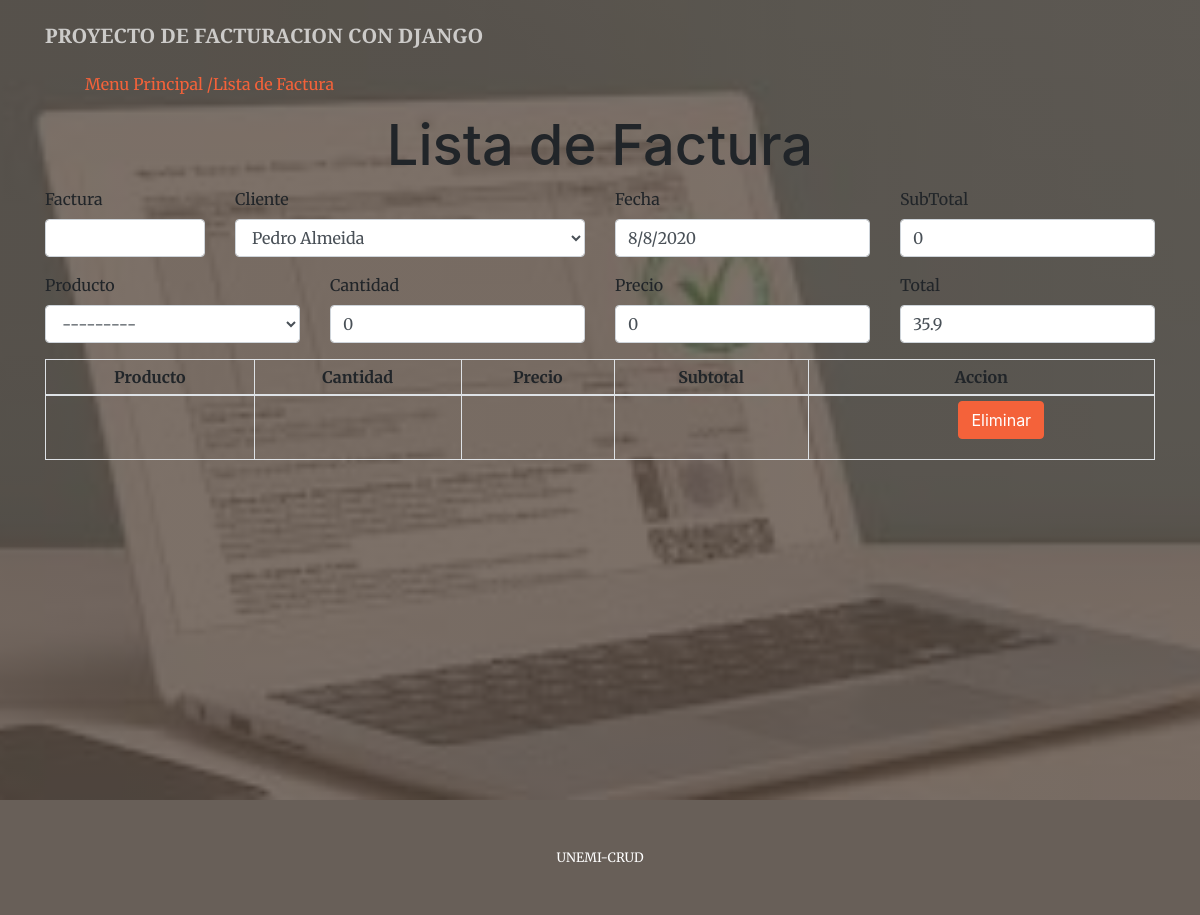
Screenshot of /editarfactura/6/ with the database file from the repository.
### ORM_Django/models.py (models this page shows)
class Factura(models.Model):
    cliente = models.ForeignKey(Cliente, on_delete = models.CASCADE)
    fecha = models.DateField()
    total = models.FloatField(default=0)

### ORM_Django/views.py (the view)
# urls.py: path('editarfactura/<int:id>/', editarfactura, name='editarfactura'),
def editarfactura(request, id):
    opciones = {'Menu': 'Menu Principal',
                'Contacto': 'Lista de Factura', 'Acerca': 'Acerca del Blog', 'accion': 'Actualizar'}
    factura = Factura.objects.get(id=id)
    detfactura = DetalleFactura.objects.filter(factura__id=id).first()
    if request.method == 'GET':
        form = FacturaForm(instance=factura)
        formde = DetalleFacturaForm(instance=detfactura)
        opciones['form'] = form
        opciones['formde'] = formde
    else:
        form = FacturaForm(request.POST, instance=factura)
        if form.is_valid():
            form.save()
            return redirect('/listarfactura/')
    return render(request, 'factura.html', opciones)

### ORM_Django/forms.py
class FacturaForm(forms.ModelForm):
    class Meta:
        model = Factura
        fields = ('cliente', 'fecha', 'total')
        label = {'cliente': 'Cliente', 'fecha': 'Fecha', 'total': 'Total'}
        widgets = {
            'cliente': forms.Select(attrs={'class': 'form-control'}),
            'fecha': forms.TextInput(attrs={'class': 'form-control','onfocus':'this.blur()'}),
            'total': forms.TextInput(attrs={'class': 'form-control','onfocus':'this.blur()'}),
        }

class DetalleFacturaForm(forms.ModelForm):
    class Meta:
        model = DetalleFactura
        fields = ('factura', 'producto', 'cantidad', 'precio', 'subtotal')
        label = {'factura': 'Factura', 'producto': 'Producto', 'cantidad': 'Cantidad', 'precio': 'Precio',
                 'subtotal': 'Subtotal'}
        widgets = {
            'factura': forms.TextInput(attrs={'class': 'form-control','onfocus':'this.blur()'}),
            'producto': forms.Select(attrs={'class': 'form-control'}),
            'cantidad': forms.NumberInput(attrs={'class': 'form-control','onkeypress':'return soloNumeros(event)'}),
            'precio': forms.TextInput(attrs={'class': 'form-control','onfocus':'this.blur()'}),
            'subtotal': forms.TextInput(attrs={'class': 'form-control','onfocus':'this.blur()'}),
        }

### ORM_Django/models.py (called while the page is built)
    def __str__(self):
        return self.descripcion

    def __str__(self):
        return str(self.nombre)

### templates/factura.html (shortened to what this page needs)
<!DOCTYPE html>
<html lang="en">
<head>
    {% load static %}
    <link href="https://cdnjs.cloudflare.com/ajax/libs/magnific-popup.js/1.1.0/magnific-popup.min.css"
          rel="stylesheet"/>
    <link href="{% static 'css/styles.css' %}" rel="stylesheet"/>
</head>
<body id="page-top">
<nav class="navbar navbar-expand-lg navbar-light fixed-top py-3" id="mainNav">
    <div class="container">
        <a class="navbar-brand js-scroll-trigger" href="#page-top">PROYECTO DE FACTURACION CON DJANGO </a>
    </div>
</nav>
<header class="masthead">
    <div class="container">
        <ul>
            <l1><a href='/'>{{ Menu }}</a></l1>
            <l1><a href='/listarfactura'>/{{ Contacto }}</a></l1>
        </ul>
        <center><h1>{{ Contacto }}</h1></center>
        <form action="" method="post">
            <div class="row">
                <div class="form-group col-md-2">
                    <label for="inputEmail4">Factura</label>
                    {{ formde.factura }}
                </div>
                <div class="form-group col-md-4">
                    <label for="inputEmail4">Cliente</label>
                    {{ form.cliente }}
                </div>
                <div class="form-group col-md-3">
                    <label for="inputEmail4">Fecha</label>
                    {{ form.fecha }}
                </div>
                <div class="form-group col-md-3">
                    <label for="inputEmail4">SubTotal</label>
                    {{ formde.subtotal }}
                </div>
            </div>
            <div class="row">
                <div class="form-group col-md-3">
                    <label for="inputEmail4">Producto</label>
                    {{ formde.producto }}
                </div>
                <div class="form-group col-md-3">
                    <label for="inputPassword4">Cantidad</label>
                    {{ formde.cantidad }}
                </div>
                <div class="form-group col-md-3">
                    <label for="inputPassword4">Precio</label>
                    {{ formde.precio }}
                </div>
                <div class="form-group col-md-3">
                    <label for="inputPassword4">Total</label>
                    {{ form.total }}
                </div>
            </div>
            <div>
                <table class="table table-hover table-bordered table-sm" cellspacing="0" width="100%">
                    <thead>
                    <tr>
                        <th>
                            <center>Producto</center>
                        </th>
                        <th>
                            <center>Cantidad</center>
                        </th>
                        <th>
                            <center>Precio</center>
                        </th>
                        <th>
                            <center>Subtotal</center>
                        </th>
                        <th>
                            <center>Accion</center>
                        </th>
                    </tr>
                    </thead>
                    <body>
                    <tr>
                        <td>
                        </td>
                        <td>
                        </td>
                        <td>
                        </td>
                        <td>
                        </td>
                        <td>
                            <center>
                                <ul>
                                    <l1><a class="btn btn-primary"
                                           href="">Eliminar</a>
                                    </l1>
                                </ul>
                            </center>
                        </td>
                    </tr>
                    </body>
                </table>
            </div>
        </form>
    </div>
</header>
<footer class="bg-light py-5">
    <div class="container">
        <div class="small text-center text-muted">UNEMI-CRUD</div>
    </div>
</footer>
</body>
</html>

### rows the page displays
Factura: cliente "Pedro Almeida", fecha "8/8/2020", total "35.9"

### other values shown
{{ Menu }} "Menu Principal"
{{ Contacto }} "Lista de Factura"
